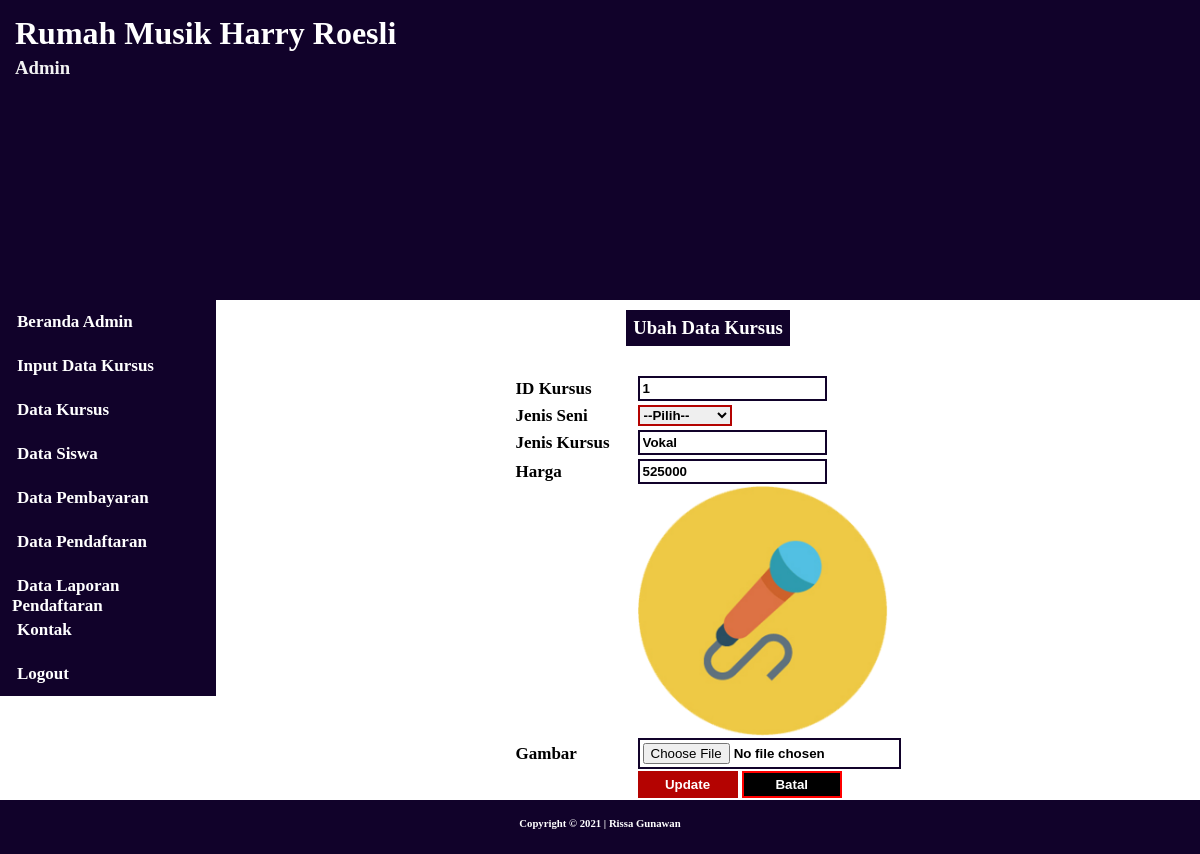
The app's page /admin/editkamar?id=1 (signed in), older data.
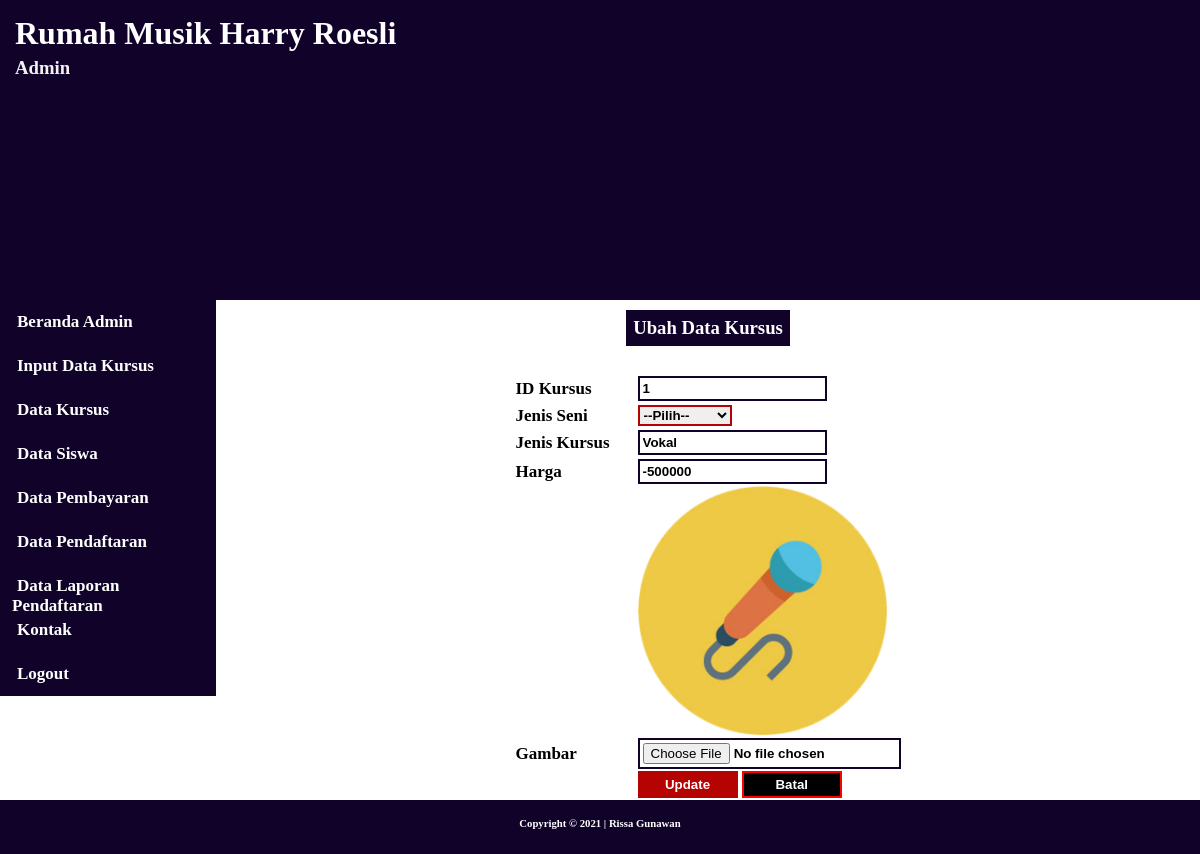
The same page, newer data.
### tables this page shows
CREATE TABLE `kursus` (
  `idkursus` int(10) NOT NULL,
  `tipe` varchar(50) NOT NULL,
  `bidang` varchar(20) NOT NULL,
  `harga` int(11) NOT NULL,
  `gambar` varchar(1000) NOT NULL
);

### admin/editkamar.php (the view, shortened to what this page needs)
<?php
	require_once "view/header.php";
?>
	<aside>
		<center>
		<div id="formedit">
		<h3>Ubah Data Kursus</h3>
		<?php
			include "fungsi/koneksi.php";
			$ambil = $_GET['id'];
			$sql = $pdo->query("SELECT * FROM kursus WHERE idkursus='$ambil'");
			$data = $sql->fetch();
			$id = $data['idkursus'];
			$tipe = $data['tipe'];
			$bidang = $data['bidang'];
			$harga = $data['harga'];
			$gambar = $data['gambar'];
		?>
		<form method="post" action="fungsi/prosesedit" enctype="multipart/form-data">
			<table>
				<tr>
					<td>ID Kursus</td>
					<td><input type="text" required="required" name="id" value="<?php echo $id ?>"></td>
				</tr>
				<tr>
					<td>Jenis Seni</td>
					<td><select name="edittipe" required="required"  selected="<?php echo $tipe ?>" style="font-weight: bold; border: 2px solid #B40301">
						<option selected="selected" hidden="hidden">--Pilih--</option>
						</select>
					</td>
				</tr>
				<tr>
					<td>Jenis Kursus</td>
					<td><input type="text" required="required" name="editbidang" value="<?php echo $bidang ?>"></td>
				</tr>
				<tr>
				<tr>
					<td>Harga</td>
					<td><input type="text" required="required" name="editharga" value="<?php echo $harga ?>"> </td>
				</tr>
				<tr>
					<td></td>
					<td><img src="../simpangambar/<?php echo $gambar?>" width='250'></td>
				</tr>
				<tr>
					<td>Gambar</td>
					<td><input type="file" name="editgambar"></td>
				</tr>
				<tr>
					<td></td>
					<td>
						<button type="submit" style="width:100px;background:#B40301; color:white;font-weight:bold;padding:4px;border:2px solid #B40301;">Update</button>
						<a href="datakamar"><input type="button" style="width:100px;background:black;color:white;font-weight:bold;padding:4px;border:2px solid red;" value="Batal"></a>
					</td>
				</tr>
			</table>
		</form>
		</div>
		</center>
	</aside>
<?php
	require_once "view/footer.php"
?>

Row changes from the older to the newer data that the page shows:
changed kursus "--Pilih--": editharga "525000" → "-500000"
